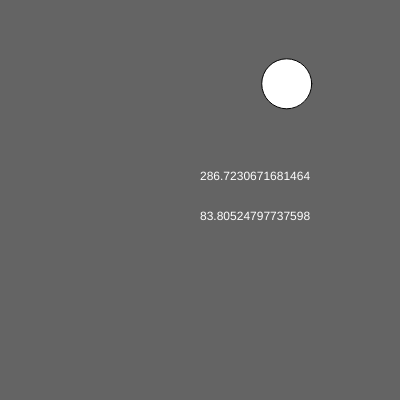
Frame 1 (no input)
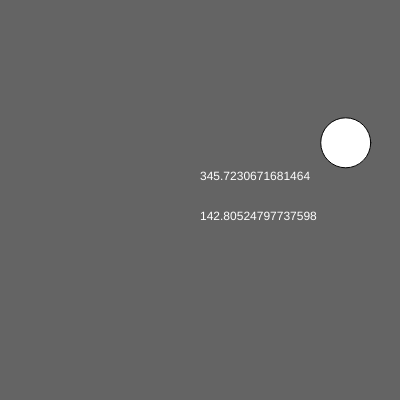
Frame 60 (no input)
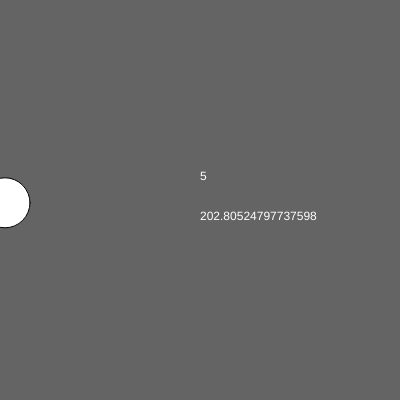
Frame 120 (the mouse pressed at the canvas centre since frame 60)

The p5.js sketch that drew these frames (run headless with seeded random() and noise() and a simulated clock; from frame 60 on, the mouse is pressed at the canvas centre):

// p5.js sketch
// ── sketch.js
let x;
let y;

function setup() {
  createCanvas(400, 400)
  x = random(width);
  y = random(height);
}

function draw() {
  background (100);

//"++" continue moving
  x++;
  y++;


//if the circle location exceeds the size of the canvas, reset it to 0
  if (x>width) x = 0;
  if (y>height) y = 0;

  ellipse(x, y, 50, 50);
  fill(255);
  text(x, width/2, height/2-20)
  text(y, width/2,height/2+20)

}
